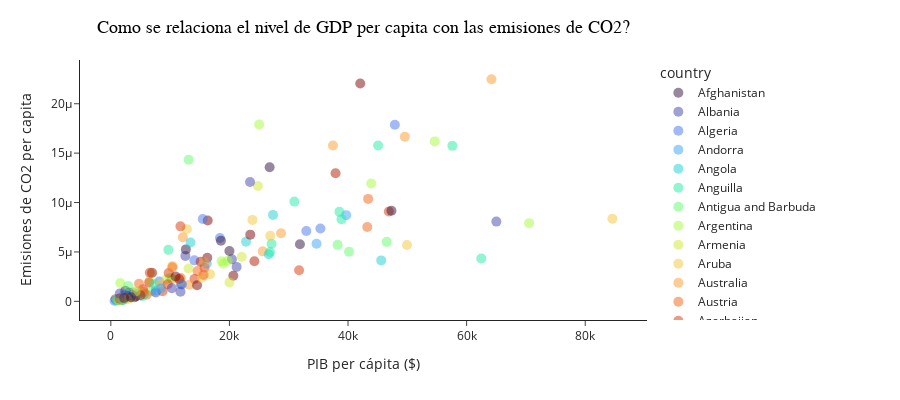
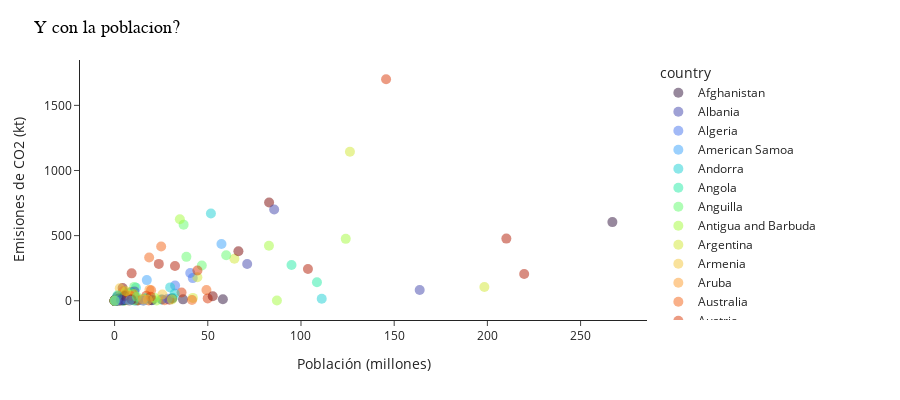

These figures' notebook cell, in order:
### Markdown cell above
Entonces... 

**Que tipo de relacion (+/-) hay entre el CO2 y poblacion/ingreso?**

Para esto veo dos cosas: relacion del ingreso hoy (GDP) y la poblacion con las emisiones de co2 actuales (no acumuladas).

**Antes de tratar datos faltantes:** Como podemos ver, la relacion es positiva en ambos casos, pero pareceria q a priori hay una mayor relacion entre poblacion y co2 que entre gdp y co2. Aca puede estar sucediendo que al considerar unicamente las emisiones de co2 y no las totales de efecto invernadero nos estemos perdiendo informacion. 

**Luego de tratar datos faltantes:** la relacion entre gpd y co2 parece ser mas fuerte que con poblacion. Aca se ve algo importante, que es que si bien los paises con mayor poblacion tienen mas emisiones por la simple razon de que mas personas emiten mas, hay paises dado su nivel de gdp tienen emisiones per capita mas altas. Esto nos quiere decir que los habitantes de personas en paises de menor desarrollo relativo

### Code cell
subset_0515 = graficos_df.loc['2018-01-01']
subset_0515['population_M'] = subset_0515['population'] / 1000000
subset_0515['gdp_pc'] = subset_0515['gdp'] / subset_0515['population']
subset_0515['co2_pc'] = subset_0515['co2'] / subset_0515['population']

# Grafico 1: GDP vs CO2
q_low = subset_0515["co2_pc"].quantile(0.01)
q_hi  = subset_0515["co2_pc"].quantile(0.99)
graf1 = subset_0515[(subset_0515["co2_pc"] < q_hi) & (subset_0515["co2_pc"] > q_low)]

# Grafico 1: GDP vs CO2
fig1 = px.scatter(graf1, x="gdp_pc", y="co2_pc",
                  labels={"co2_pc": "Emisiones de CO2 per capita", "gdp_pc": "PIB per cápita ($)"},
                  template="simple_white",
                  color="country",
                  color_discrete_sequence= my_colors)

# estilo de la figura
fig1.update_traces(marker=dict(size=10, opacity=0.5),
                   selector=dict(mode='markers'))

# gráfico 2: Poblacion y CO2
q_low = subset_0515["population_M"].quantile(0.01)
q_hi  = subset_0515["population_M"].quantile(0.99)
graf2 = subset_0515[(subset_0515["population_M"] < q_hi) & (subset_0515["population_M"] > q_low)]

fig2 = px.scatter(graf2, x="population_M", y="co2",
                  labels={"co2": "Emisiones de CO2 (kt)", "population_M": "Población (millones)"},
                  template="simple_white",
                  color="country",
                  color_discrete_sequence= my_colors)

# estilo de la figura
fig2.update_traces(marker=dict(size=10, opacity=0.5),
                   selector=dict(mode='markers'))

fig1.update_layout(
    height=400,
    width=900,
    title={
    'text': "Como se relaciona el nivel de GDP per capita con las emisiones de CO2?",
    'y':0.95,
    'x':0.70,
    'xanchor': 'right',
    'yanchor': 'top',
    'font': {'size': 18, 'color': '#000000', 'family': 'Arial'}
})

fig2.update_layout(
    height=400,
    width=900,
    title={
    'text': "Y con la poblacion?",
    'y':0.95,
    'x':0.20,
    'xanchor': 'right',
    'yanchor': 'top',
    'font': {'size': 18, 'color': '#000000', 'family': 'Arial'}
})


# Mostrar la figura
fig1.show()
fig2.show()
